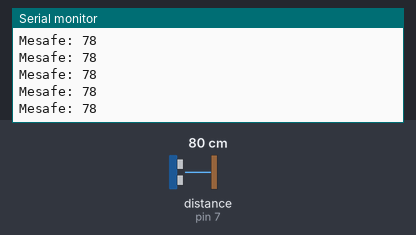
Bench run of a sketch on a simulated Arduino Uno, built with avr-gcc and run on an emulated ATmega328P. On the bench: the last lines printed to the serial monitor. Wiring (inferred from the names in the program): ultrasonic range finder: trigger pin 6; echo pin 7. The inputs (shaded band) are chosen by the test bench; at power-on: distance to the obstacle (sensor on pin 7) 80 cm. The echo pulse lasts 58.3 µs per cm.

Above: at 1.2 s.
1.3 s: distance to the obstacle (sensor on pin 7) set to 2 cm
At 2.0 s:
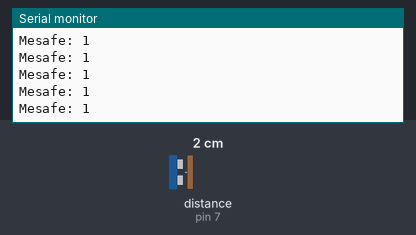
4.3 s: distance to the obstacle (sensor on pin 7) set to 4 cm
At 5.3 s:
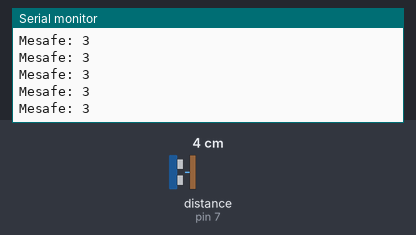
5.8 s: distance to the obstacle (sensor on pin 7) set to 18 cm
At 6.8 s:
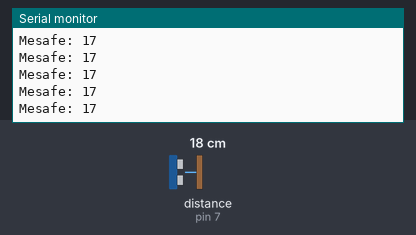
8.8 s: distance to the obstacle (sensor on pin 7) set to 9 cm
At 9.4 s:
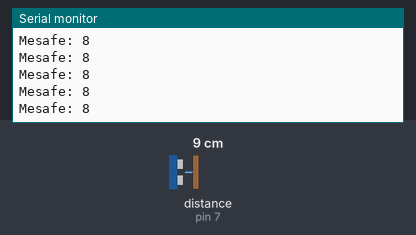
Timing chart, 0 to 11.8 s (numbered marks = the images above; inputs shaded):
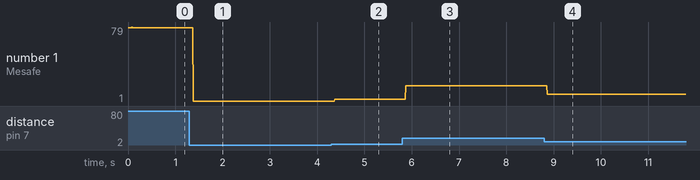

Measured:
- after the input at 1.3 s, the serial monitor: prints a new line after 0.08 s (image 1)
- after the input at 4.3 s, the serial monitor: prints a new line after 0.08 s (image 2)
- after the input at 5.8 s, the serial monitor: prints a new line after 0.07 s (image 3)
- after the input at 8.8 s, the serial monitor: prints a new line after 0.07 s (image 4)
- plotted number 1: 78 → 1 after the input at 1.3 s, 1 → 3 after the input at 4.3 s, 3 → 17 after the input at 5.8 s, 17 → 8 after the input at 8.8 s

The sketch:

ultrasonik_sensor.ino
```cpp
/*                            VCC  ->  5Vout
HC-SD04 Ultrasonik Sensör     GND  ->  GND Arduino
                              Echo ->  D7
                              Trig ->  D6
***********************************************************************/

// dijital pinleri tanımlamak
const int trigPin = 6;
const int echoPin = 7;

// değişkenlerin tanımlanması
long sure;
int mesafe;

// setup fonksiyonunu başlat
void setup()
{
  pinMode(trigPin, OUTPUT); // trigger pinini OUTPUT olarak tanımlamak
  pinMode(echoPin, INPUT);  // echo pinini INPUT olarak tanımlamak

  Serial.begin(9600);       // 9600 Baud oranında Serial haberleşmeyi başlat
}

// loop fonksiyonunu başlat
void loop()
{
  // başta trigger pinini temizlemek
  digitalWrite(trigPin, LOW);
  delayMicroseconds(2);

  // trigger pinine 10 milisaniye boyunca güç ver ve sonra gücü kes
  digitalWrite(trigPin, HIGH);
  delayMicroseconds(10);
  digitalWrite(trigPin, LOW);

  // echo pinini okumak, çıkış olarak ses dalgasının yolculuk zamanını mikrosaniye cinsinden verir
  sure = pulseIn(echoPin, HIGH);

  // mesafe hesaplamak
  mesafe= sure*0.034/2;

  // Serial Monitora yazdırmak
  Serial.print("Mesafe: ");
  Serial.println(mesafe);
}
```
